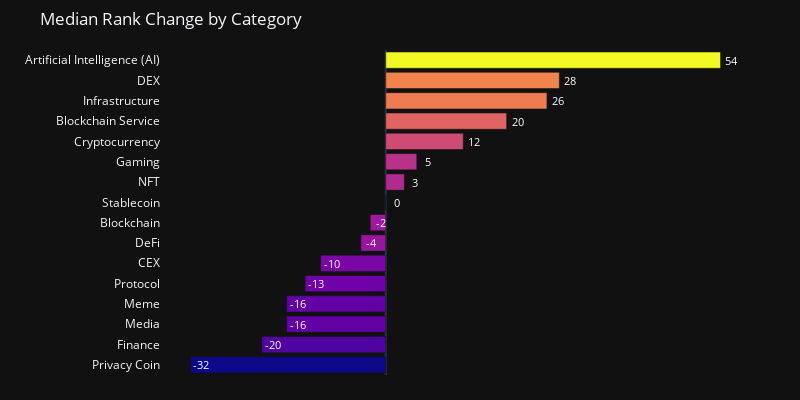

This figure's notebook cell:
### Markdown cell above
Looks like the hype over AI and Big data influenced capitalization of the tokens that AI related

### Code cell
px.defaults.template = 'plotly_dark'

fig = px.bar(rank_change_top, 
             y=rank_change_top.index, 
             x='50%', 
             color='50%', 
             title='Median Rank Change by Category', 
             labels={'50%': 'Rank Change', 'index': 'Category'})

# add annotations to the bars
for i in range(len(rank_change_top)):
    fig.add_annotation(x=rank_change_top['50%'][i], y=rank_change_top.index[i], 
                       text=f'{rank_change_top["50%"][i]:.0f}', 
                       showarrow=False, 
                       font=dict(size=11, color='white'),
                       xshift=11)
# remove x axis labels

fig.update_xaxes(showgrid=False, showticklabels=False, title='')
fig.update_yaxes(title='')
fig.update_layout(coloraxis_showscale=False,
                  yaxis={'categoryorder':'total ascending'},
                  autosize=False, width=800, height=400,
                  margin=dict(l=0, r=50, t=50, b=0))

fig.show()

### Figure 1 — Plotly figure (JSON) as saved in the notebook; plotly's stock layout.template omitted (floating-point values rounded to 4 significant figures)
{"data": [{"alignmentgroup": "True", "hovertemplate": "Rank Change=%{marker.color}<br>Category=%{y}<extra></extra>", "legendgroup": "", "marker": {"color": [54, 28, 26, 19.5, 12.5, 5, 3, 0, -2.5, -4, -10.5, -13, -16, -16, -20, -31.5], "coloraxis": "coloraxis", "pattern": {"shape": ""}}, "name": "", "offsetgroup": "", "orientation": "h", "showlegend": false, "textposition": "auto", "type": "bar", "x": [54, 28, 26, 19.5, 12.5, 5, 3, 0, -2.5, -4, -10.5, -13, -16, -16, -20, -31.5], "xaxis": "x", "y": ["Artificial Intelligence (AI)", "DEX", "Infrastructure", "Blockchain Service", "Cryptocurrency", "Gaming", "NFT", "Stablecoin", "Blockchain", "DeFi", "CEX", "Protocol", "Media", "Meme", "Finance", "Privacy Coin"], "yaxis": "y"}], "layout": {"annotations": [{"font": {"color": "white", "size": 11}, "showarrow": false, "text": "54", "x": 54, "xshift": 11, "y": "Artificial Intelligence (AI)"}, {"font": {"color": "white", "size": 11}, "showarrow": false, "text": "28", "x": 28, "xshift": 11, "y": "DEX"}, {"font": {"color": "white", "size": 11}, "showarrow": false, "text": "26", "x": 26, "xshift": 11, "y": "Infrastructure"}, {"font": {"color": "white", "size": 11}, "showarrow": false, "text": "20", "x": 19.5, "xshift": 11, "y": "Blockchain Service"}, {"font": {"color": "white", "size": 11}, "showarrow": false, "text": "12", "x": 12.5, "xshift": 11, "y": "Cryptocurrency"}, {"font": {"color": "white", "size": 11}, "showarrow": false, "text": "5", "x": 5, "xshift": 11, "y": "Gaming"}, {"font": {"color": "white", "size": 11}, "showarrow": false, "text": "3", "x": 3, "xshift": 11, "y": "NFT"}, {"font": {"color": "white", "size": 11}, "showarrow": false, "text": "0", "x": 0, "xshift": 11, "y": "Stablecoin"}, {"font": {"color": "white", "size": 11}, "showarrow": false, "text": "-2", "x": -2.5, "xshift": 11, "y": "Blockchain"}, {"font": {"color": "white", "size": 11}, "showarrow": false, "text": "-4", "x": -4, "xshift": 11, "y": "DeFi"}, {"font": {"color": "white", "size": 11}, "showarrow": false, "text": "-10", "x": -10.5, "xshift": 11, "y": "CEX"}, {"font": {"color": "white", "size": 11}, "showarrow": false, "text": "-13", "x": -13, "xshift": 11, "y": "Protocol"}, {"font": {"color": "white", "size": 11}, "showarrow": false, "text": "-16", "x": -16, "xshift": 11, "y": "Media"}, {"font": {"color": "white", "size": 11}, "showarrow": false, "text": "-16", "x": -16, "xshift": 11, "y": "Meme"}, {"font": {"color": "white", "size": 11}, "showarrow": false, "text": "-20", "x": -20, "xshift": 11, "y": "Finance"}, {"font": {"color": "white", "size": 11}, "showarrow": false, "text": "-32", "x": -31.5, "xshift": 11, "y": "Privacy Coin"}], "autosize": false, "barmode": "relative", "coloraxis": {"colorbar": {"title": {"text": "Rank Change"}}, "colorscale": [[0, "#0d0887"], [0.1111, "#46039f"], [0.2222, "#7201a8"], [0.3333, "#9c179e"], [0.4444, "#bd3786"], [0.5556, "#d8576b"], [0.6667, "#ed7953"], [0.7778, "#fb9f3a"], [0.8889, "#fdca26"], [1, "#f0f921"]], "showscale": false}, "height": 400, "legend": {"tracegroupgap": 0}, "margin": {"b": 0, "l": 0, "r": 50, "t": 50}, "title": {"text": "Median Rank Change by Category"}, "width": 800, "xaxis": {"anchor": "y", "domain": [0, 1], "showgrid": false, "showticklabels": false, "title": {"text": ""}}, "yaxis": {"anchor": "x", "categoryorder": "total ascending", "domain": [0, 1], "title": {"text": ""}}}}
